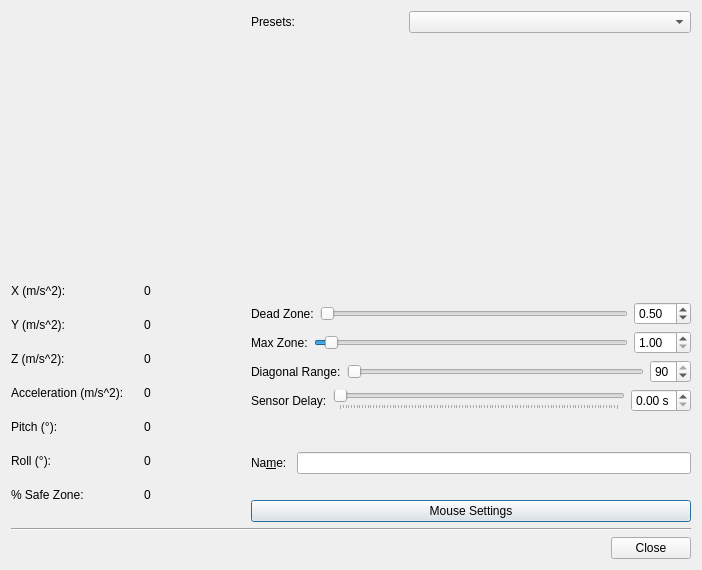
<?xml version="1.0" encoding="UTF-8"?>
<ui version="4.0">
 <class>JoySensorEditDialog</class>
 <widget class="QDialog" name="JoySensorEditDialog">
  <property name="geometry">
   <rect>
    <x>0</x>
    <y>0</y>
    <width>702</width>
    <height>570</height>
   </rect>
  </property>
  <property name="sizePolicy">
   <sizepolicy hsizetype="Preferred" vsizetype="Preferred">
    <horstretch>0</horstretch>
    <verstretch>0</verstretch>
   </sizepolicy>
  </property>
  <property name="minimumSize">
   <size>
    <width>0</width>
    <height>0</height>
   </size>
  </property>
  <property name="windowTitle">
   <string>Dialog</string>
  </property>
  <property name="styleSheet">
   <string notr="true">JoySensorButtonPushButton[isflashing=&quot;true&quot;] {
    background-color: rgb(0, 0, 255);
	color: rgb(205, 197, 191);
}
</string>
  </property>
  <property name="modal">
   <bool>true</bool>
  </property>
  <layout class="QVBoxLayout" name="verticalLayout_5">
   <item>
    <layout class="QHBoxLayout" name="horizontalLayout_10" stretch="1,2">
     <property name="spacing">
      <number>20</number>
     </property>
     <item>
      <layout class="QVBoxLayout" name="verticalLayout_3">
       <item>
        <widget class="JoySensorStatusBox" name="sensorStatusBoxWidget" native="true">
         <property name="sizePolicy">
          <sizepolicy hsizetype="Preferred" vsizetype="Preferred">
           <horstretch>0</horstretch>
           <verstretch>0</verstretch>
          </sizepolicy>
         </property>
         <property name="minimumSize">
          <size>
           <width>200</width>
           <height>200</height>
          </size>
         </property>
         <property name="maximumSize">
          <size>
           <width>16777215</width>
           <height>16777215</height>
          </size>
         </property>
         <property name="sizeIncrement">
          <size>
           <width>0</width>
           <height>0</height>
          </size>
         </property>
         <property name="baseSize">
          <size>
           <width>200</width>
           <height>200</height>
          </size>
         </property>
        </widget>
       </item>
       <item>
        <spacer name="verticalSpacer_3">
         <property name="orientation">
          <enum>Qt::Vertical</enum>
         </property>
         <property name="sizeType">
          <enum>QSizePolicy::Fixed</enum>
         </property>
         <property name="sizeHint" stdset="0">
          <size>
           <width>20</width>
           <height>20</height>
          </size>
         </property>
        </spacer>
       </item>
       <item>
        <layout class="QGridLayout" name="gridLayout">
         <item row="5" column="1">
          <widget class="QLabel" name="rollValue">
           <property name="sizePolicy">
            <sizepolicy hsizetype="Preferred" vsizetype="Fixed">
             <horstretch>0</horstretch>
             <verstretch>0</verstretch>
            </sizepolicy>
           </property>
           <property name="text">
            <string>0</string>
           </property>
          </widget>
         </item>
         <item row="0" column="0">
          <widget class="QLabel" name="xCoordinateLabel">
           <property name="sizePolicy">
            <sizepolicy hsizetype="Preferred" vsizetype="Fixed">
             <horstretch>0</horstretch>
             <verstretch>0</verstretch>
            </sizepolicy>
           </property>
           <property name="text">
            <string notr="true">X (m/s^2):</string>
           </property>
          </widget>
         </item>
         <item row="2" column="1">
          <widget class="QLabel" name="zCoordinateValue">
           <property name="sizePolicy">
            <sizepolicy hsizetype="Preferred" vsizetype="Fixed">
             <horstretch>0</horstretch>
             <verstretch>0</verstretch>
            </sizepolicy>
           </property>
           <property name="text">
            <string>0</string>
           </property>
          </widget>
         </item>
         <item row="4" column="1">
          <widget class="QLabel" name="pitchValue">
           <property name="sizePolicy">
            <sizepolicy hsizetype="Preferred" vsizetype="Fixed">
             <horstretch>0</horstretch>
             <verstretch>0</verstretch>
            </sizepolicy>
           </property>
           <property name="text">
            <string>0</string>
           </property>
          </widget>
         </item>
         <item row="1" column="1">
          <widget class="QLabel" name="yCoordinateValue">
           <property name="sizePolicy">
            <sizepolicy hsizetype="Preferred" vsizetype="Fixed">
             <horstretch>0</horstretch>
             <verstretch>0</verstretch>
            </sizepolicy>
           </property>
           <property name="text">
            <string>0</string>
           </property>
          </widget>
         </item>
         <item row="3" column="0">
          <widget class="QLabel" name="accelerationLabel">
           <property name="sizePolicy">
            <sizepolicy hsizetype="Preferred" vsizetype="Fixed">
             <horstretch>0</horstretch>
             <verstretch>0</verstretch>
            </sizepolicy>
           </property>
           <property name="text">
            <string>Acceleration (m/s^2):</string>
           </property>
          </widget>
         </item>
         <item row="3" column="1">
          <widget class="QLabel" name="accelerationValue">
           <property name="sizePolicy">
            <sizepolicy hsizetype="Preferred" vsizetype="Fixed">
             <horstretch>0</horstretch>
             <verstretch>0</verstretch>
            </sizepolicy>
           </property>
           <property name="text">
            <string>0</string>
           </property>
          </widget>
         </item>
         <item row="4" column="0">
          <widget class="QLabel" name="pitchLabel">
           <property name="sizePolicy">
            <sizepolicy hsizetype="Preferred" vsizetype="Fixed">
             <horstretch>0</horstretch>
             <verstretch>0</verstretch>
            </sizepolicy>
           </property>
           <property name="text">
            <string>Pitch (°):</string>
           </property>
          </widget>
         </item>
         <item row="5" column="0">
          <widget class="QLabel" name="rollLabel">
           <property name="sizePolicy">
            <sizepolicy hsizetype="Preferred" vsizetype="Fixed">
             <horstretch>0</horstretch>
             <verstretch>0</verstretch>
            </sizepolicy>
           </property>
           <property name="text">
            <string>Roll (°):</string>
           </property>
          </widget>
         </item>
         <item row="2" column="0">
          <widget class="QLabel" name="zCoordinateLabel">
           <property name="sizePolicy">
            <sizepolicy hsizetype="Preferred" vsizetype="Fixed">
             <horstretch>0</horstretch>
             <verstretch>0</verstretch>
            </sizepolicy>
           </property>
           <property name="text">
            <string notr="true">Z (m/s^2):</string>
           </property>
          </widget>
         </item>
         <item row="0" column="1">
          <widget class="QLabel" name="xCoordinateValue">
           <property name="sizePolicy">
            <sizepolicy hsizetype="Preferred" vsizetype="Fixed">
             <horstretch>0</horstretch>
             <verstretch>0</verstretch>
            </sizepolicy>
           </property>
           <property name="minimumSize">
            <size>
             <width>0</width>
             <height>0</height>
            </size>
           </property>
           <property name="text">
            <string>0</string>
           </property>
          </widget>
         </item>
         <item row="1" column="0">
          <widget class="QLabel" name="yCoordinateLabel">
           <property name="sizePolicy">
            <sizepolicy hsizetype="Preferred" vsizetype="Fixed">
             <horstretch>0</horstretch>
             <verstretch>0</verstretch>
            </sizepolicy>
           </property>
           <property name="text">
            <string notr="true">Y (m/s^2):</string>
           </property>
          </widget>
         </item>
         <item row="6" column="0">
          <widget class="QLabel" name="fromSafeZoneLabel">
           <property name="sizePolicy">
            <sizepolicy hsizetype="Preferred" vsizetype="Fixed">
             <horstretch>0</horstretch>
             <verstretch>0</verstretch>
            </sizepolicy>
           </property>
           <property name="text">
            <string>% Safe Zone:</string>
           </property>
          </widget>
         </item>
         <item row="6" column="1">
          <widget class="QLabel" name="fromSafeZoneValueLabel">
           <property name="sizePolicy">
            <sizepolicy hsizetype="Preferred" vsizetype="Fixed">
             <horstretch>0</horstretch>
             <verstretch>0</verstretch>
            </sizepolicy>
           </property>
           <property name="text">
            <string>0</string>
           </property>
          </widget>
         </item>
        </layout>
       </item>
       <item>
        <spacer name="verticalSpacer_4">
         <property name="orientation">
          <enum>Qt::Vertical</enum>
         </property>
         <property name="sizeType">
          <enum>QSizePolicy::Fixed</enum>
         </property>
         <property name="sizeHint" stdset="0">
          <size>
           <width>20</width>
           <height>20</height>
          </size>
         </property>
        </spacer>
       </item>
      </layout>
     </item>
     <item>
      <layout class="QVBoxLayout" name="verticalLayout_4">
       <item>
        <layout class="QVBoxLayout" name="verticalLayout_7">
         <property name="spacing">
          <number>10</number>
         </property>
         <item>
          <layout class="QHBoxLayout" name="horizontalLayout">
           <item>
            <widget class="QLabel" name="label_3">
             <property name="text">
              <string>Presets:</string>
             </property>
            </widget>
           </item>
           <item>
            <widget class="QComboBox" name="presetsComboBox">
             <property name="minimumSize">
              <size>
               <width>282</width>
               <height>0</height>
              </size>
             </property>
            </widget>
           </item>
          </layout>
         </item>
        </layout>
       </item>
       <item>
        <spacer name="verticalSpacer_2">
         <property name="orientation">
          <enum>Qt::Vertical</enum>
         </property>
         <property name="sizeType">
          <enum>QSizePolicy::MinimumExpanding</enum>
         </property>
         <property name="sizeHint" stdset="0">
          <size>
           <width>20</width>
           <height>20</height>
          </size>
         </property>
        </spacer>
       </item>
       <item>
        <layout class="QVBoxLayout" name="verticalLayout_2">
         <property name="spacing">
          <number>6</number>
         </property>
         <item>
          <layout class="QHBoxLayout" name="horizontalLayout_2">
           <item>
            <widget class="QLabel" name="label">
             <property name="text">
              <string>Dead Zone:</string>
             </property>
            </widget>
           </item>
           <item>
            <widget class="QSlider" name="deadZoneSlider">
             <property name="toolTip">
              <string>Dead zone value to use for an analog sensor.</string>
             </property>
             <property name="minimum">
              <number>1</number>
             </property>
             <property name="maximum">
              <number>70</number>
             </property>
             <property name="singleStep">
              <number>0</number>
             </property>
             <property name="pageStep">
              <number>1</number>
             </property>
             <property name="value">
              <number>1</number>
             </property>
             <property name="orientation">
              <enum>Qt::Horizontal</enum>
             </property>
            </widget>
           </item>
           <item>
            <widget class="QDoubleSpinBox" name="deadZoneSpinBox">
             <property name="toolTip">
              <string>Dead zone value to use for an analog sensor.</string>
             </property>
             <property name="decimals">
              <number>2</number>
             </property>
             <property name="minimum">
              <double>0.000000000000000</double>
             </property>
             <property name="maximum">
              <double>70.000000000000000</double>
             </property>
             <property name="value">
              <double>0.500000000000000</double>
             </property>
            </widget>
           </item>
          </layout>
         </item>
         <item>
          <layout class="QHBoxLayout" name="horizontalLayout_3">
           <item>
            <widget class="QLabel" name="label_9">
             <property name="text">
              <string>Max Zone:</string>
             </property>
            </widget>
           </item>
           <item>
            <widget class="QSlider" name="maxZoneSlider">
             <property name="toolTip">
              <string>Value at which the stick counts as fully pushed.</string>
             </property>
             <property name="minimum">
              <number>0</number>
             </property>
             <property name="maximum">
              <number>30</number>
             </property>
             <property name="singleStep">
              <number>0</number>
             </property>
             <property name="pageStep">
              <number>10</number>
             </property>
             <property name="value">
              <number>1</number>
             </property>
             <property name="orientation">
              <enum>Qt::Horizontal</enum>
             </property>
            </widget>
           </item>
           <item>
            <widget class="QDoubleSpinBox" name="maxZoneSpinBox">
             <property name="toolTip">
              <string>Value at which the stick counts as fully pushed.</string>
             </property>
             <property name="decimals">
              <number>2</number>
             </property>
             <property name="minimum">
              <double>1.000000000000000</double>
             </property>
             <property name="maximum">
              <double>30.000000000000000</double>
             </property>
             <property name="value">
              <double>1.000000000000000</double>
             </property>
            </widget>
           </item>
          </layout>
         </item>
         <item>
          <layout class="QHBoxLayout" name="horizontalLayout_12">
           <item>
            <widget class="QLabel" name="label_2">
             <property name="text">
              <string>Diagonal Range:</string>
             </property>
            </widget>
           </item>
           <item>
            <widget class="QSlider" name="diagonalRangeSlider">
             <property name="toolTip">
              <string>The area (in degrees) that each diagonal region occupies.</string>
             </property>
             <property name="minimum">
              <number>1</number>
             </property>
             <property name="maximum">
              <number>90</number>
             </property>
             <property name="orientation">
              <enum>Qt::Horizontal</enum>
             </property>
            </widget>
           </item>
           <item>
            <widget class="QSpinBox" name="diagonalRangeSpinBox">
             <property name="toolTip">
              <string>The area (in degrees) that each diagonal region occupies.</string>
             </property>
             <property name="minimum">
              <number>1</number>
             </property>
             <property name="maximum">
              <number>90</number>
             </property>
             <property name="value">
              <number>90</number>
             </property>
            </widget>
           </item>
          </layout>
         </item>
         <item>
          <layout class="QHBoxLayout" name="horizontalLayout_15">
           <item>
            <widget class="QLabel" name="sensorDelayTitleLabel">
             <property name="text">
              <string>Sensor Delay:</string>
             </property>
            </widget>
           </item>
           <item>
            <widget class="QSlider" name="sensorDelaySlider">
             <property name="toolTip">
              <string>Delay before a direction change applies.</string>
             </property>
             <property name="minimum">
              <number>0</number>
             </property>
             <property name="maximum">
              <number>100</number>
             </property>
             <property name="singleStep">
              <number>1</number>
             </property>
             <property name="pageStep">
              <number>10</number>
             </property>
             <property name="value">
              <number>0</number>
             </property>
             <property name="sliderPosition">
              <number>0</number>
             </property>
             <property name="orientation">
              <enum>Qt::Horizontal</enum>
             </property>
             <property name="tickPosition">
              <enum>QSlider::TicksBelow</enum>
             </property>
             <property name="tickInterval">
              <number>0</number>
             </property>
            </widget>
           </item>
           <item>
            <widget class="QDoubleSpinBox" name="sensorDelayDoubleSpinBox">
             <property name="toolTip">
              <string>Delay before a direction change applies.</string>
             </property>
             <property name="readOnly">
              <bool>false</bool>
             </property>
             <property name="suffix">
              <string> s</string>
             </property>
             <property name="decimals">
              <number>2</number>
             </property>
             <property name="maximum">
              <double>1.000000000000000</double>
             </property>
             <property name="singleStep">
              <double>0.010000000000000</double>
             </property>
            </widget>
           </item>
          </layout>
         </item>
        </layout>
       </item>
       <item>
        <spacer name="verticalSpacer">
         <property name="orientation">
          <enum>Qt::Vertical</enum>
         </property>
         <property name="sizeType">
          <enum>QSizePolicy::Fixed</enum>
         </property>
         <property name="sizeHint" stdset="0">
          <size>
           <width>20</width>
           <height>20</height>
          </size>
         </property>
        </spacer>
       </item>
       <item>
        <layout class="QHBoxLayout" name="horizontalLayout_4">
         <property name="spacing">
          <number>10</number>
         </property>
         <property name="bottomMargin">
          <number>6</number>
         </property>
         <item>
          <widget class="QLabel" name="sensorNameLabel">
           <property name="text">
            <string>Na&amp;me:</string>
           </property>
           <property name="buddy">
            <cstring>sensorNameLineEdit</cstring>
           </property>
          </widget>
         </item>
         <item>
          <widget class="QLineEdit" name="sensorNameLineEdit">
           <property name="toolTip">
            <string>Specify the name of an analog sensor.</string>
           </property>
          </widget>
         </item>
        </layout>
       </item>
       <item>
        <widget class="QPushButton" name="mouseSettingsPushButton">
         <property name="text">
          <string>Mouse Settings</string>
         </property>
         <property name="icon">
          <iconset resource="../resources.qrc"><normaloff>:/pad/icons/mouse.svg</normaloff></iconset>
         </property>
        </widget>
       </item>
      </layout>
     </item>
    </layout>
   </item>
   <item>
    <widget class="Line" name="line">
     <property name="orientation">
      <enum>Qt::Horizontal</enum>
     </property>
    </widget>
   </item>
   <item>
    <widget class="QDialogButtonBox" name="buttonBox">
     <property name="orientation">
      <enum>Qt::Horizontal</enum>
     </property>
     <property name="standardButtons">
      <set>QDialogButtonBox::Close</set>
     </property>
    </widget>
   </item>
  </layout>
 </widget>
 <customwidgets>
  <customwidget>
   <class>JoySensorStatusBox</class>
   <extends>QWidget</extends>
   <header>joysensorstatusbox.h</header>
   <container>1</container>
  </customwidget>
 </customwidgets>
 <resources/>
 <connections>
  <connection>
   <sender>buttonBox</sender>
   <signal>accepted()</signal>
   <receiver>JoySensorEditDialog</receiver>
   <slot>accept()</slot>
   <hints>
    <hint type="sourcelabel">
     <x>248</x>
     <y>254</y>
    </hint>
    <hint type="destinationlabel">
     <x>157</x>
     <y>274</y>
    </hint>
   </hints>
  </connection>
  <connection>
   <sender>buttonBox</sender>
   <signal>rejected()</signal>
   <receiver>JoySensorEditDialog</receiver>
   <slot>reject()</slot>
   <hints>
    <hint type="sourcelabel">
     <x>316</x>
     <y>260</y>
    </hint>
    <hint type="destinationlabel">
     <x>286</x>
     <y>274</y>
    </hint>
   </hints>
  </connection>
 </connections>
</ui>
